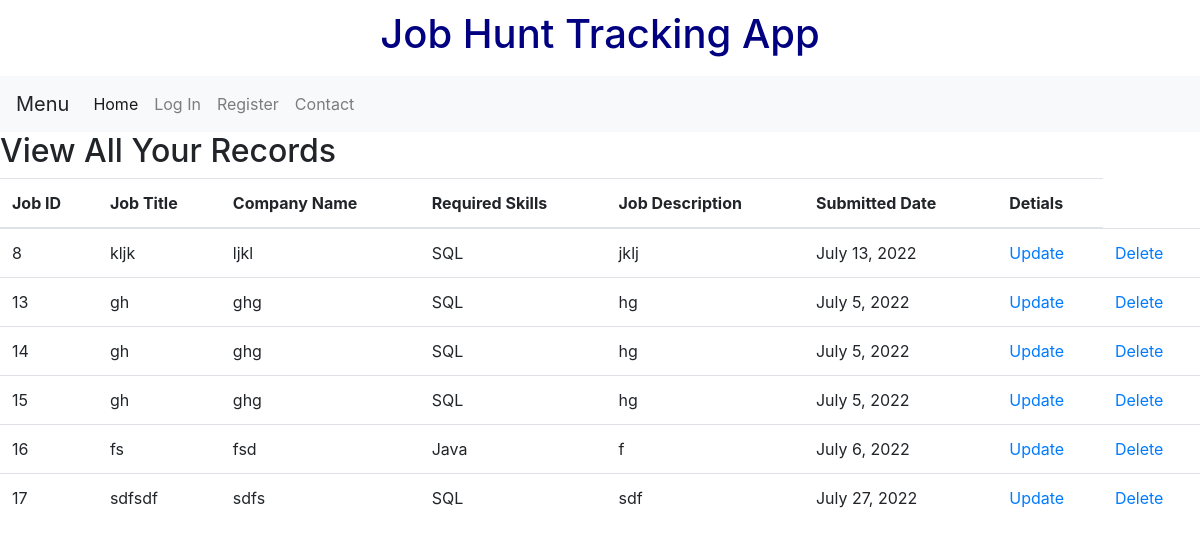
Before: /TrackJob/showrecord/ with the older database file.
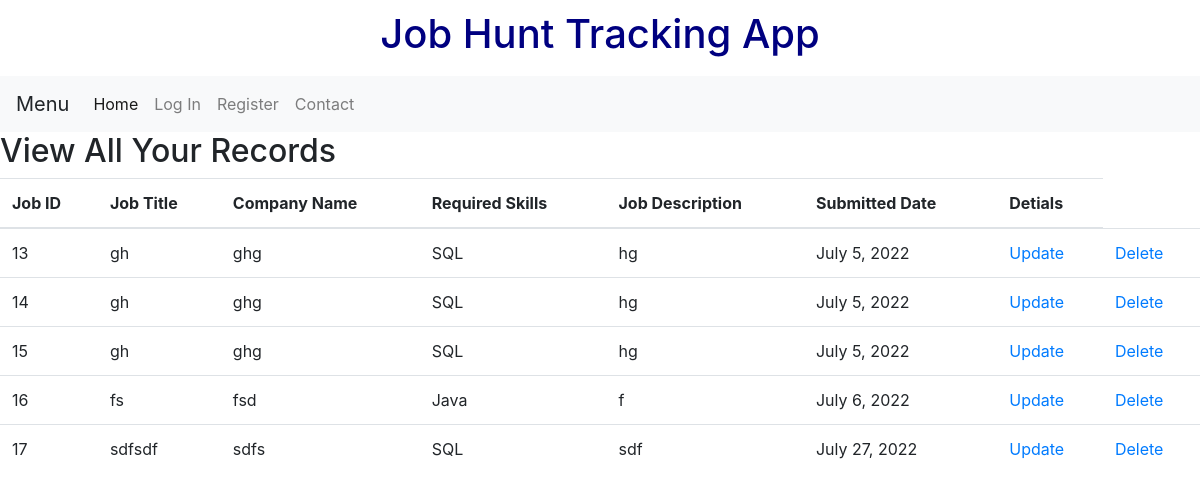
After: the same page with the newer database file.
### TrackJob/models.py (models this page shows)
class Job(models.Model):
    Job_Title = models.CharField(max_length=120) # required to have maxlength
    Company_Name = models.CharField(max_length=120)
    SkillType = [('Python', 'Python'), ('Java', 'Java'), ('SQL', 'SQL'), ('HTML', 'HTML/CSS'),('Other','Other') ]  # enum
    Required_Skills = models.CharField(blank=True, choices=SkillType, max_length=10)
    Job_Description = models.TextField()
    Submitted_Date = models.DateField()
    Note = models.TextField(blank=False, null=True)

### TrackJob/views.py (the view)
# urls.py: path('showrecord/', showrecord_view,name = 'showrecord'),
def showrecord_view(request,*args, **kwargs):
    queryset = Job.objects.all() #list of objects
    context = {
        "object_list": queryset
    }
    return render(request, "showrecordpage.html", context)

### TrackJob/templates/showrecordpage.html
{% extends 'basepage.html' %}
{%  block content %}
<h2> View All Your Records</h2>
<table class="table">
  <thead>
    <tr>
        <th scope="col">Job ID</th>
        <th scope="col">Job Title</th>
        <th scope="col">Company Name</th>
        <th scope="col">Required Skills</th>
        <th scope="col">Job Description</th>
        <th scope="col">Submitted Date</th>
        <th scope="col">Detials</th>
    </tr>
  </thead>
<Tbody>
        {%  for instance in object_list %}
            <tr>
                <td>{{ instance.id}}</td>
                <td>{{ instance.Job_Title }}</td>
                <td>{{ instance.Company_Name }}</td>
                <td>{{ instance.Required_Skills }}</td>
                <td>{{ instance.Job_Description }}</td>
                <td>{{ instance.Submitted_Date }}</td>
                <td><a href="{% url 'job_update' instance.id %}">Update</a>
                <td><a href="{% url 'job_delete' instance.id %}">Delete</a>
                </td>
          </tr>
        {% endfor %}
    </Tbody>
</table>
{% endblock %}

Changed rows visible on the page:
removed Job: id "8", Job_Title "kljk", Company_Name "ljkl", Required_Skills "SQL", Job_Description "jklj", Submitted_Date "July 13, 2022"
